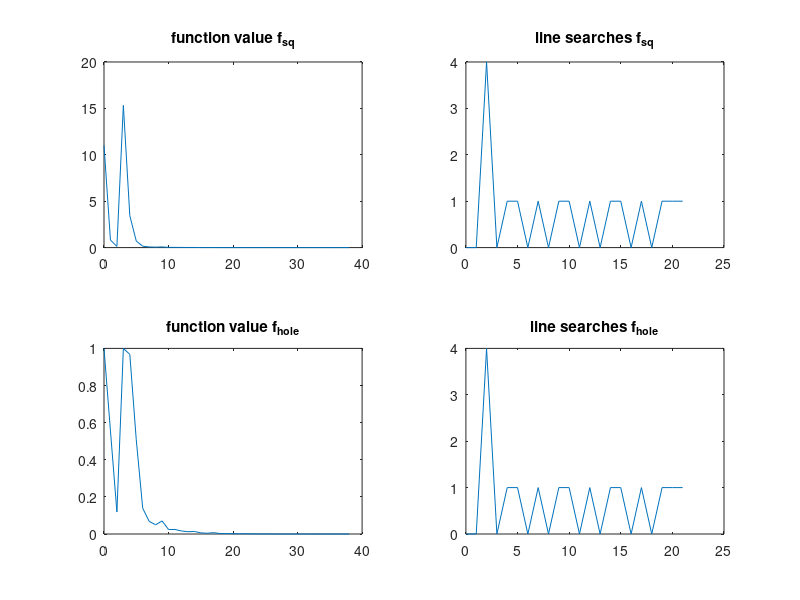

Source code (MATLAB):
clear all;
clc;

function [result,evals,searches] = gradientdescent(f,df,x,tol)
  a = 1;
  incr_a = 1.2;
  decr_a = 0.5;
  ls = 0.01;
% -------------
  evals = [f(x)];
  searches = [];
% -------------
  do
    gr = df(x);
    delta = -gr/norm(gr);
    searches = [searches,0];% meta info
    while (f(x+a*delta) > f(x)+ls*transpose(gr)*(a*delta))
      evals = [evals,f(x+a*delta)];% meta info
      searches(columns(searches))++;% meta info
      a = decr_a*a;
    endwhile
    evals = [evals,f(x+a*delta)];% meta info
    x = x+a*delta;
    a = incr_a*a;
  until (norm(a*delta) < tol)
  result = x;
endfunction


f = @(x) transpose(x)*x;
df = @(x) 2*x;

gradientdescent(f,df,10,0.001);

cond = @(c,i,dim) c^((i-1)/(dim-1));
C = diag([cond(10,1,2),cond(10,2,2)]);
f_sq = @(x) transpose(x)*C*x;
df_sq = @(x) 2*C*x;
f_hole = @(x) 1 - exp(-f_sq(x));
df_hole = @(x) -exp(-f_sq(x))*-df_sq(x);

[r_sq,evals_sq,searches_sq] = gradientdescent(f_sq,df_sq,[1;1],0.001);
[r_hole,evals_hole,searches_hole] = gradientdescent(f_hole,df_hole,[1;1],0.001);


ax1 = subplot(2,2,1);
plot(ax1, 0:columns(evals_sq)-1,evals_sq);
title(ax1,'function value f_s_q');

ax2 = subplot(2,2,2);
plot(ax2, 0:columns(searches_sq)-1,searches_sq);
title(ax2,'line searches f_s_q');

ax3 = subplot(2,2,3);
plot(ax3, 0:columns(evals_hole)-1,evals_hole);
title(ax3,'function value f_h_o_l_e');

ax4 = subplot(2,2,4);
plot(ax4, 0:columns(searches_hole)-1,searches_hole);
title(ax4,'line searches f_h_o_l_e');
